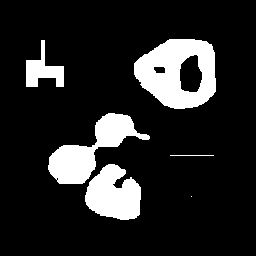
%> input picture P3/material/test_binary.bmp, 256 x 256 px
$ octave ejercicio4a.m   (GNU Octave 9; MATLAB toolbox functions it lacks are replaced by stand-ins)
%> lines starting %> are read from the running program, lines starting %| are printed output that depends on the picture; in (x1, y1, x2, y2) boxes, pixels count from 0 and x2, y2 are one past the last pixel; in counts of white or black regions, pixels touching at a corner belong together; the program's own positions count from 1
### P1/getEnergia.m
function [ E ] = getEnergia( ima )
%GETENERGIA Summary of this function goes here
%   Detailed explanation goes here
    E = sum(double(ima(:)).^2);
end

### P3/ejercicio4a.m
% Limpiar espacio de trabajo
close all
clear all
clc

% Path para autoevaluacion
addpath('autoevaluacion')
addpath('material')

% Parametros
epsilon = 0.00001; % Epsilon maquina
x = imread('test_binary.bmp');
%> x: size 256x256 uint8; 14.7% white; 6 white regions (1 under 20 px), largest, box (x1, y1, x2, y2) and area: (134, 39, 216, 109) 3804, (48, 113, 150, 184) 2708, (85, 164, 141, 220) 2229, (26, 40, 64, 87) 830, (170, 155, 214, 156) 44
y = imerode(x, strel('square', 3));
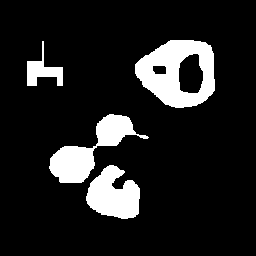
%> y: size 256x256 uint8; 12.7% white; 4 white regions, box (x1, y1, x2, y2) and area: (135, 40, 215, 108) 3343, (49, 114, 149, 183) 2341, (86, 165, 140, 219) 1961, (27, 41, 63, 86) 646
marker = y;
kernel = strel('square', 3);

% Estructuras
diff = +Inf;
marker_dilated = y;
niters = 0;
while diff > epsilon
    niters = niters + 1;
    marker_dilated = imdilate(y, kernel);
    ima_min = min(marker_dilated, x);
    diff = getEnergia(ima_min - y);
    y = ima_min;
end
%> this loop made 4 passes
%> (E in getEnergia, diff) on passes 1 to 4: (82581750, 82581750), (455175, 455175), (195075, 195075), (0, 0)
%> pass 2, `marker_dilated = imdilate(y, kernel);`:
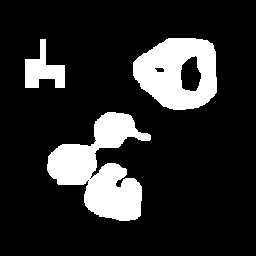
%> marker_dilated: size 256x256 uint8; 16.5% white; 3 white regions, box (x1, y1, x2, y2) and area: (47, 112, 151, 221) 5569, (133, 38, 217, 110) 4255, (25, 39, 65, 88) 1022
%> after the loop, niters = 4

E = getEnergia(x);
%> E = 625280400
subplot(1, 3, 1)
imshow(x);
title({sprintf('Imagen original E = %g', E)})

E = getEnergia(marker);
%> E = 539122275
subplot(1, 3, 2)
imshow(marker);
title({sprintf('Imagen marcador E = %g', E)})

E = getEnergia(y);
%> E = 622354275
subplot(1, 3, 3)
imshow(y);
title({sprintf('Reconstruccion E = %g', E)})
